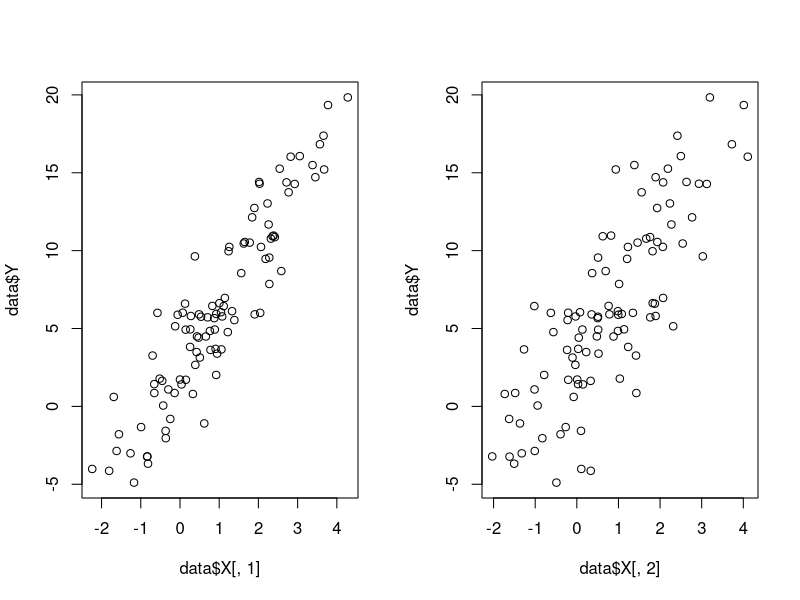
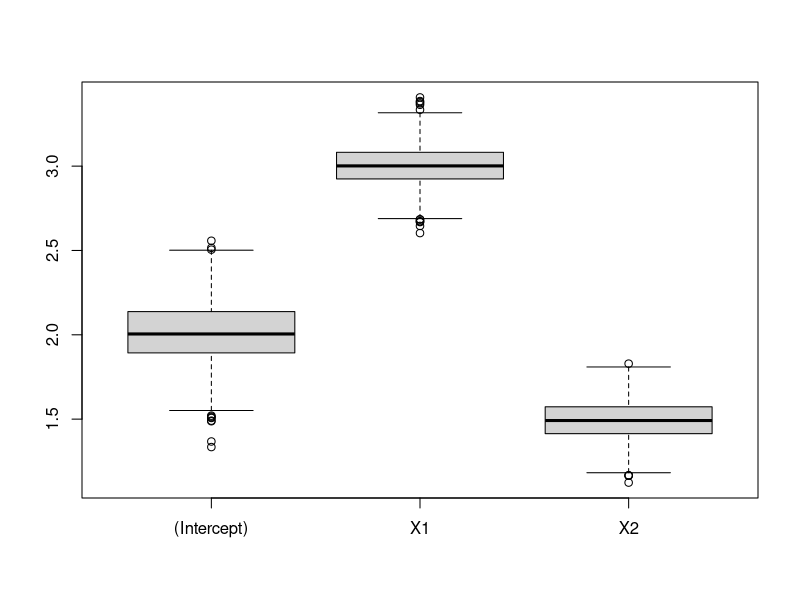

The R source for these figures, in order:
## ---- chunk 1
knitr::opts_chunk$set(echo = TRUE)
## ---- chunk 2
library(MASS)
dataGene = function(n = 100,Xmean = 2, Xsd = sqrt(2), emean = 0, esd = sqrt(2))
{
  X = mvrnorm(n, mu = c(1,1), Sigma = matrix(c(2,1,1,2),ncol = 2))
  e = rnorm(n,mean = emean,sd = esd)
  Y = 2+3*X[,1]+1.5*X[,2]+e
  return (list(X = X, Y = Y))
}

data = dataGene()
par(mfrow = c(1,2))
plot(data$X[,1],data$Y)
plot(data$X[,2],data$Y)


fit = lm(Y~X,data = data)
fit$coefficients
## ---- chunk 3
results = replicate(n = 1000,
                    {data = dataGene()
                    fit = lm(Y~X, data = data)
                    return (fit$coefficients)})
#均值
apply(results,1,mean)
#中位数
apply(results,1,median)
par(mfrow = c(1,1))
boxplot(t(results))

